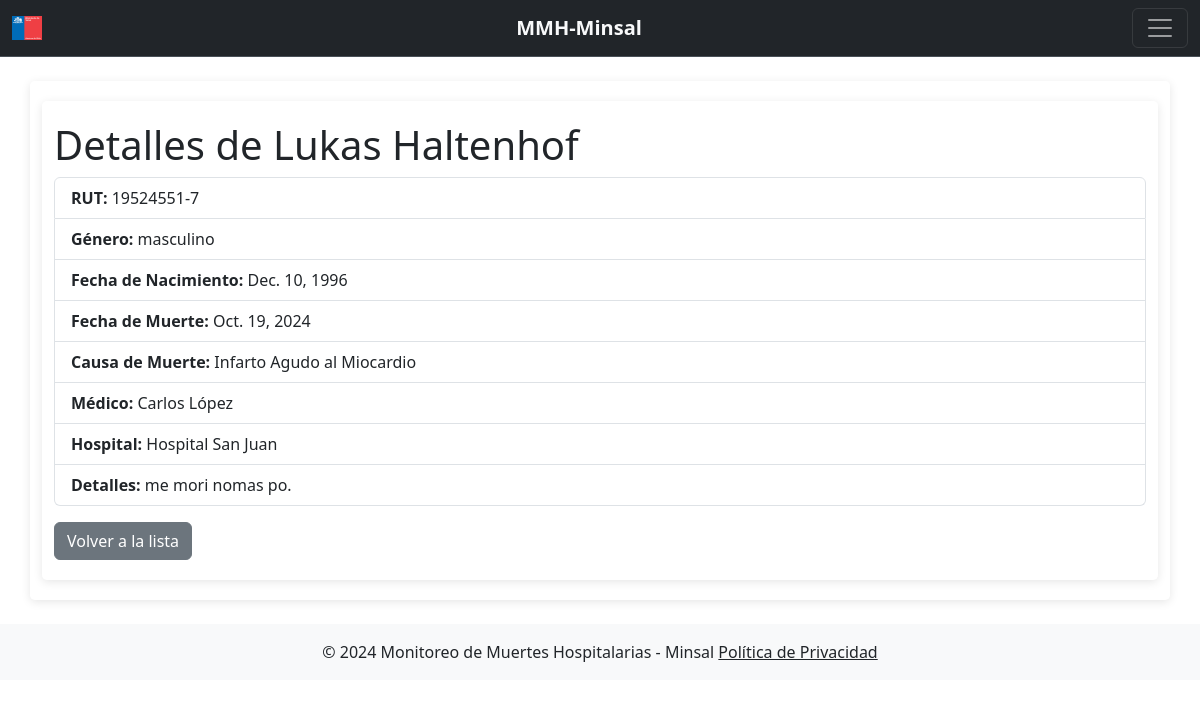
The app's page /muertes-hospitalarias/paciente/19524551/ (signed in) with its own data.
### muertes_hospitalarias/models.py (models this page shows, shortened)
class Paciente(models.Model):
    rut_paciente = models.IntegerField(primary_key=True)
    dv = models.CharField(max_length=1)
    nombre = models.CharField(max_length=100)
    fecha_nacimiento = models.DateField(null=True, blank=True)
    fecha_muerte = models.DateField(null=True, blank=True)
    hora_muerte = models.TimeField(null=True, blank=True)
    causa_muerte = models.ForeignKey(CausaMuerte, on_delete=models.SET_NULL, null=True)
    detalles_muerte = models.CharField(max_length=255, null=True, blank=True)
    medico = models.ForeignKey(Medico, on_delete=models.SET_NULL, null=True)
    hospital = models.ForeignKey(Hospital, on_delete=models.CASCADE)
    GENERO_CHOICES = [
        ('masculino', 'Masculino'),
        ('femenino', 'Femenino'),
        ('otro', 'Otro'),
    ]
    genero = models.CharField(max_length=10, choices=GENERO_CHOICES, default='masculino')

class CausaMuerte(models.Model):
    id_causa_muerte = models.AutoField(primary_key=True)
    nombre_causa = models.CharField(max_length=50, null=True)

class Medico(models.Model):
    rut_medico = models.IntegerField(primary_key=True)
    dv = models.CharField(max_length=1)
    nombre = models.CharField(max_length=100)
    especialidad = models.CharField(max_length=50, null=True, blank=True)
    hospital = models.ForeignKey(Hospital, on_delete=models.CASCADE)

class Hospital(models.Model):
    id_hospital = models.AutoField(primary_key=True)
    nombre_hospital = models.CharField(max_length=100)
    comuna = models.CharField(max_length=100)
    region = models.CharField(max_length=100)
    ciudad = models.CharField(max_length=100)

### muertes_hospitalarias/views.py (the view)
# urls.py: path('paciente/<int:pk>/', PacienteDetailView.as_view(), name='paciente-detail'),
class PacienteDetailView(DetailView):
    model = Paciente
    template_name = 'muertes_hospitalarias/paciente_detail.html'  # Asegúrate de que esta ruta sea correcta

### muertes_hospitalarias/templates/muertes_hospitalarias/paciente_detail.html (shortened to what this page needs)
<!DOCTYPE html>
{% extends 'muertes_hospitalarias/base.html' %}
{% block content %}
<html lang="es">
<head>
    <link rel="stylesheet" href="https://cdn.jsdelivr.net/npm/bootstrap@5.3.0/dist/css/bootstrap.min.css">
</head>
<body>
    <div class="container">
        <h1>Detalles de {{ object.nombre }}</h1>
        <ul class="list-group">
            <li class="list-group-item"><strong>RUT:</strong> {{ object.rut_paciente }}-{{ object.dv }}</li>
            <li class="list-group-item"><strong>Género:</strong> {{ object.genero }}</li>
            <li class="list-group-item"><strong>Fecha de Nacimiento:</strong> {{ object.fecha_nacimiento }}</li>
            <li class="list-group-item"><strong>Fecha de Muerte:</strong> {{ object.fecha_muerte }}</li>
            <li class="list-group-item"><strong>Causa de Muerte:</strong> {{ object.causa_muerte.nombre_causa }}</li>
            <li class="list-group-item"><strong>Médico:</strong> {{ object.medico.nombre }}</li>
            <li class="list-group-item"><strong>Hospital:</strong> {{ object.hospital.nombre_hospital }}</li>
            <li class="list-group-item"><strong>Detalles:</strong> {{ object.detalles_muerte }}</li>
        </ul>
        <a href="{% url 'paciente-list' %}" class="btn btn-secondary mt-3">Volver a la lista</a>
    </div>
</body>
</html>
{% endblock %}

### muertes_hospitalarias/static/muertes_hospitalarias/css/styles.css (style rules this page uses)
body { font-family: Arial, sans-serif; color: #f8f9fa; margin: 0; padding: 0; background-image: url('../img/fondo.jpg'); background-size: cover; background-position: center; background-repeat: no-repeat; background-attachment: fixed; }
.container { max-width: 800px; margin: 0 auto; padding: 20px; background-color: rgba(255, 255, 255, 0.452); border-radius: 5px; box-shadow: 0 2px 10px rgba(0, 0, 0, 0.1); }

### records on screen
Paciente: nombre "Lukas Haltenhof", rut_paciente "19524551", dv "7", genero "masculino", fecha_nacimiento "Dec. 10, 1996", fecha_muerte "Oct. 19, 2024", causa_muerte.nombre_causa "Infarto Agudo al Miocardio", medico.nombre "Carlos López", hospital.nombre_hospital "Hospital San Juan", detalles_muerte "me mori nomas po."
